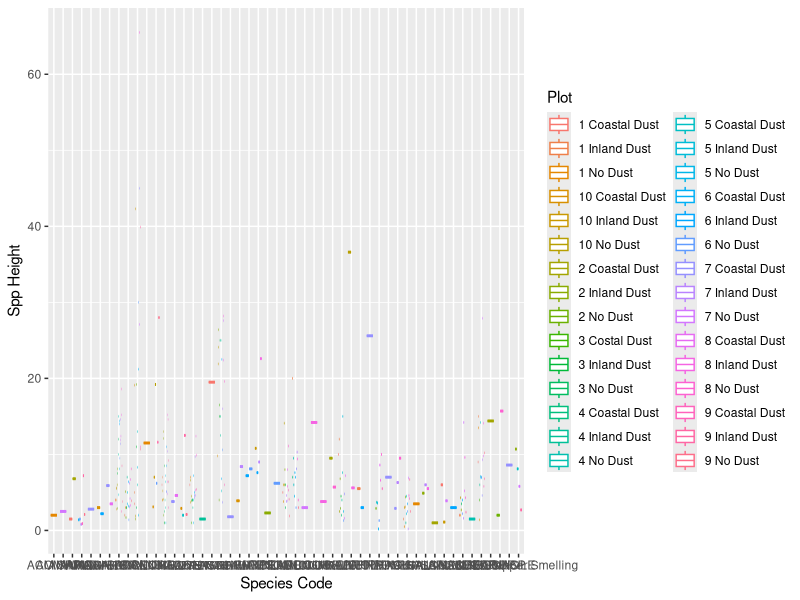
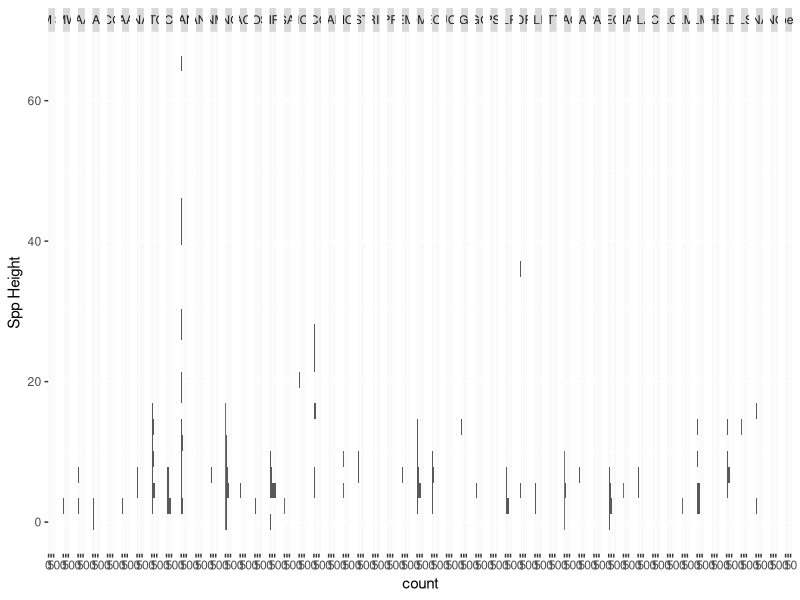
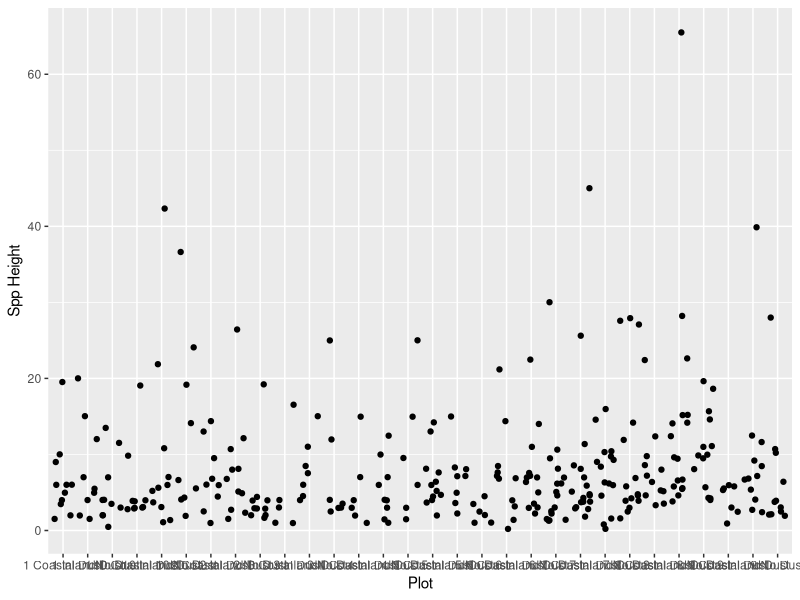

Reproduce these figures in R, in order. (Note: this script raises an error after producing the figures.)
## ---- chunk 1
library(tidyverse)
library(readxl)
install.packages("ggpubr")
install.packages("ggsignif")
## ---- chunk 2
SubProject4 <- 
  read_excel("Copy of SPAM SubProject 4 Inoculated Seeded Plots (1).xlsx", 
             sheet = "PlantDensity1")
## ---- chunk 3
#include measures of center and variability, sample sizes, and statistical test results 

summary <- SubProject4 |> 
  group_by(Plot,`Species Code`,`Spp Count`, `Spp Height`) |> 
  summarize(mean_height = mean(`Spp Height`, na.rm = TRUE),
            sd_height = sd(`Spp Height`, na.rm = TRUE),
            n = n(),
            se_height = sd_height/sqrt(n))

summary
## ---- chunk 4
#time to make graphs and check out what data looks like

view(SubProject4)

ggplot(SubProject4) +
  aes(x = `Species Code`, y = `Spp Height`, color = Plot) +
  geom_boxplot()
#wow a colorful mess. 
    
ggplot(SubProject4) +
  aes(y = `Spp Height`) +
  geom_histogram()+
  facet_grid(~`Species Code`)
#still a mess

ggplot(SubProject4) +
  aes(x = Plot, y = `Spp Height`) +
  geom_jitter()
#a little better? I can hardly even read the plot names. is there is a way to work around so much data that was collect. 
## ---- chunk 5
cleaned_SP4 <- SubProject4 |> 
  group_by(Plot, `Spp Height`, `Species Code`) |> 
  mutate(invasive = BRAGNIG, HIRINC, ANAARV)
#note to self: consider grouping plot by the different treatments or number. I'm not sure if that will help the visualization or make it worse. consider grouping species code for either invasive or native species. hm which ones should I use? when should I use ungroup??? hm a species code sheet would be helpful, last year did not make one. include species code into metadata for this year!

## ---- chunk 6
#1 anova analysis that includes both treatment variables and blocking on the response variable 
#test of assumptions should be fully described
#results of tests with interactions should be reported in ANOVA table 
#graph
#normality test


model  <- lm(`Spp Height` ~ `Species Code` + Plot, data = SubProject4)
plot(model)
ggpubr::ggqqplot(residuals(model))
#test of normality
#Subproject 4 data does not look normal from the residuals vs fitted graph. The residuals vs fitted graph shows heterscadisity. The qq plot does not show normal data.



SubProject4 |> rstatix::levene_test(`Spp Height` ~ `Species Code` + Plot)
#levene's test/test of variance. 
#note to self: this doesn't work? but why?


## ---- chunk 7

model_aov<- aov(`Spp Height` ~ `Species Code` + Plot, SubProject4)
summary(model_aov)
#statistical test
#The summary table shows that species code has a significant effect on plant height(p value 5.86e-11). Plot has a significant effect of plant height (p value 0.0342) but not as strong as species code. This makes sense, each species has a differnt average growth height. 


TukeyHSD(model_aov)
#note to self: this doesn't work. what? why?
## ---- chunk 8
summary_stats <- SubProject4 |> 
  group_by(Plot, `Species Code`) |> 
  summarize(mean_height = mean(`Spp Height`, na.rm = TRUE),
            sd_height = sd(`Spp Height`, na.rm = TRUE),
            n = n(),
            se_height = sd_height/sqrt(n))
summary_stats
#summary stat table. 
#note to self:not helpful, consider grouping by plot number, plot treatment, invasive or native species.


ggplot(summary_stats) + 
  aes(x = Plot, y = mean_height, fill = `Species Code`) + 
  geom_col() + 
  geom_errorbar(
    aes(
      ymin = mean_height - se_height, ymax = mean_height + se_height), width = 0.2)
#figures
#Graph makes sense because an ARTCAL would definitely be larger than a phacelia species.
#note to self: consider grouping or removing soem of the species code or the plot. 
## ---- chunk 9
model_lm <- lm(`Spp Height` ~ `Species Code` + Plot, SubProject4) 
plot(model_lm)
summary(model_lm)
#normality test
#From the Residuals vs Fitted graph, it does not show homoscedasticity. The spread is not the same across the horizontal line on the graph. The qq plot also shows the data is not normal. 


ggplot(SubProject4)+
  aes((`Species Code`), log(`Spp Height`))+
  geom_col()
#lets tranform
#note to self: gosh this isn't helpful. how and why are some of the values below 0?
## ---- chunk 10
model_lm <- lm(`Spp Height` ~ `Species Code` + Plot, SubProject4) 
summary(model_lm)
#statistical test
#BRANIG, NUTTEX, and no dust have a significant p value < 0.05. Inland dust has a greater strength signifcance, with a p value of 0.0017. Because the model p value is 8.923e-10, I can reject the null hypothesis. This means that the model is statistically significant. 
## ---- chunk 11
lm <- ggplot(SubProject4) + 
  aes(Plot , `Spp Height`) +
  geom_point()

lm +
  geom_smooth(method = "lm", se = FALSE)
#figure
#Some plots had more growth than other plots, that could be due to the species in the plot. If plots contained woody species, the species height is generally higher compared to a herbaceous species. 
